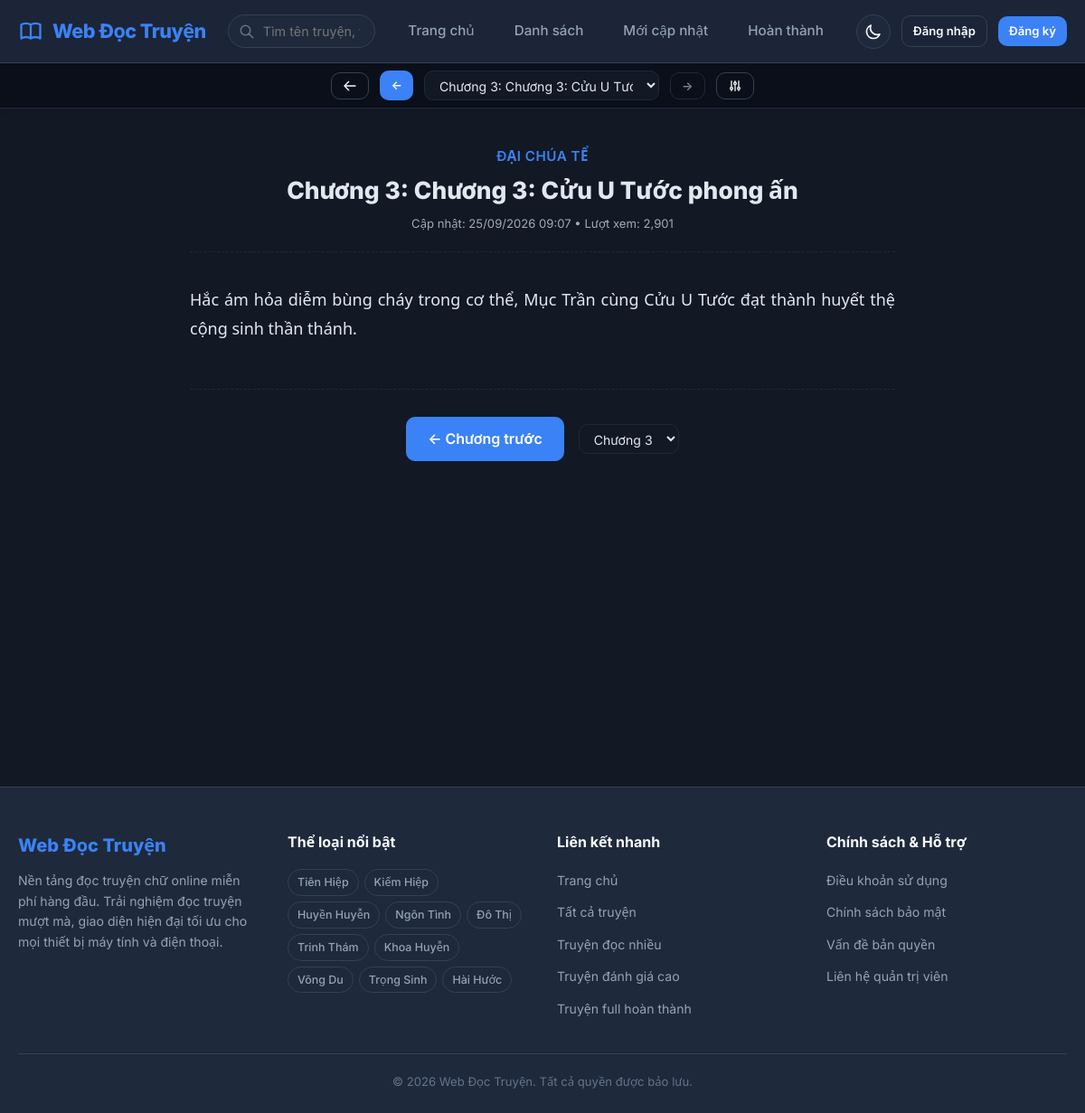
Screenshot of /stories/dai-chua-te/chapter/chuong-3-cuu-u-tuoc-phong-an with the database file from the repository.
### tables this page shows
CREATE TABLE IF NOT EXISTS `chapters` (
    `id` INT AUTO_INCREMENT PRIMARY KEY,
    `story_id` INT NOT NULL,
    `chapter_number` FLOAT NOT NULL,
    `title` VARCHAR(255) NOT NULL,
    `slug` VARCHAR(280) NOT NULL,
    `content` LONGTEXT NOT NULL,
    `views_count` INT UNSIGNED DEFAULT 0,
    `status` ENUM('published', 'draft') DEFAULT 'published',
    `created_at` TIMESTAMP DEFAULT CURRENT_TIMESTAMP,
    `updated_at` TIMESTAMP DEFAULT CURRENT_TIMESTAMP ON UPDATE CURRENT_TIMESTAMP,
    UNIQUE KEY `uk_story_chapter_num` (`story_id`, `chapter_number`),
    UNIQUE KEY `uk_story_chapter_slug` (`story_id`, `slug`),
    CONSTRAINT `fk_chapters_story` FOREIGN KEY (`story_id`) REFERENCES `stories`(`id`) ON DELETE CASCADE,
    INDEX `idx_chapter_order` (`story_id`, `chapter_number`)
);

CREATE TABLE IF NOT EXISTS `stories` (
    `id` INT AUTO_INCREMENT PRIMARY KEY,
    `author_id` INT NULL,
    `title` VARCHAR(255) NOT NULL,
    `slug` VARCHAR(280) NOT NULL UNIQUE,
    `description` LONGTEXT NOT NULL,
    `cover_image` VARCHAR(255) DEFAULT 'default-cover.jpg',
    `status` ENUM('updating', 'completed', 'paused') DEFAULT 'updating',
    `views_count` INT UNSIGNED DEFAULT 0,
    `rating_avg` DECIMAL(3, 2) DEFAULT 0.00,
    `rating_count` INT UNSIGNED DEFAULT 0,
    `created_at` TIMESTAMP DEFAULT CURRENT_TIMESTAMP,
    `updated_at` TIMESTAMP DEFAULT CURRENT_TIMESTAMP ON UPDATE CURRENT_TIMESTAMP,
    CONSTRAINT `fk_stories_author` FOREIGN KEY (`author_id`) REFERENCES `authors`(`id`) ON DELETE SET NULL,
    INDEX `idx_stories_views` (`views_count`),
    INDEX `idx_stories_rating` (`rating_avg`),
    INDEX `idx_stories_status` (`status`),
    INDEX `idx_stories_updated` (`updated_at`)
);

CREATE TABLE IF NOT EXISTS `categories` (
    `id` INT AUTO_INCREMENT PRIMARY KEY,
    `name` VARCHAR(100) NOT NULL UNIQUE,
    `slug` VARCHAR(120) NOT NULL UNIQUE,
    `description` TEXT NULL,
    `created_at` TIMESTAMP DEFAULT CURRENT_TIMESTAMP
);

### public/views/reader.php (the view, shortened to what the rows shown need)
<?php
$storySlug = $storySlug ?? ($_GET['storySlug'] ?? '');
$chapterSlug = $chapterSlug ?? ($_GET['chapterSlug'] ?? '');
$chapterModel = new Chapter();
$chapter = $chapterModel->getChapterForReading($storySlug, $chapterSlug);
require_once __DIR__ . '/layouts/header.php';
?>
<div class="reader-page">
    <div class="reader-controls-bar">
        <a href="<?= APP_URL ?>/stories/<?= $chapter['story_slug'] ?>" class="btn btn-sm btn-outline" title="Về trang giới thiệu truyện">
            <svg style="width:16px;height:16px;" fill="none" viewBox="0 0 24 24" stroke="currentColor">
                <path stroke-linecap="round" stroke-linejoin="round" stroke-width="2" d="M10 19l-7-7m0 0l7-7m-7 7h18" />
            </svg>
        </a>
        <?php if ($chapter['prev']): ?>
            <a id="prev-chapter-btn" href="<?= APP_URL ?>/stories/<?= $chapter['story_slug'] ?>/chapter/<?= $chapter['prev']['slug'] ?>" class="btn btn-sm btn-primary" title="Phím tắt: Mũi tên trái">
                &larr; <span style="display:none; @media(min-width:640px){display:inline;}">Chương trước</span>
            </a>
        <?php else: ?>
            <button class="btn btn-sm btn-outline" disabled style="opacity:0.5; cursor:not-allowed;">&larr;</button>
        <?php endif; ?>
        <select class="chapter-select">
            <?php foreach ($chapter['all_chapters'] as $ch): ?>
                <option value="<?= APP_URL ?>/stories/<?= $chapter['story_slug'] ?>/chapter/<?= $ch['slug'] ?>" <?= ((int)$ch['id'] === (int)$chapter['id']) ? 'selected' : '' ?>>
                    Chương <?= $ch['chapter_number'] ?>: <?= htmlspecialchars($ch['title']) ?>
                </option>
            <?php endforeach; ?>
        </select>
        <?php if ($chapter['next']): ?>
            <a id="next-chapter-btn" href="<?= APP_URL ?>/stories/<?= $chapter['story_slug'] ?>/chapter/<?= $chapter['next']['slug'] ?>" class="btn btn-sm btn-primary" title="Phím tắt: Mũi tên phải">
                <span style="display:none; @media(min-width:640px){display:inline;}">Chương sau</span> &rarr;
            </a>
        <?php else: ?>
            <button class="btn btn-sm btn-outline" disabled style="opacity:0.5; cursor:not-allowed;">&rarr;</button>
        <?php endif; ?>
        <button id="reader-settings-toggle" class="btn btn-sm btn-outline" title="Tùy chỉnh đọc">
            <svg style="width:16px;height:16px;" fill="none" viewBox="0 0 24 24" stroke="currentColor">
                <path stroke-linecap="round" stroke-linejoin="round" stroke-width="2" d="M12 6V4m0 2a2 2 0 100 4m0-4a2 2 0 110 4m-6 8a2 2 0 100-4m0 4a2 2 0 110-4m0 4v2m0-6V4m6 6v10m6-2a2 2 0 100-4m0 4a2 2 0 110-4m0 4v2m0-6V4" />
            </svg>
        </button>
    </div>
    <main class="reader-container reader-width-medium">
        <header class="reader-chapter-title-heading">
            <a href="<?= APP_URL ?>/stories/<?= $chapter['story_slug'] ?>" style="font-size:0.95rem; font-weight:600; color:var(--primary); text-transform:uppercase; letter-spacing:0.5px; display:inline-block; margin-bottom:8px;">
                <?= htmlspecialchars($chapter['story_title']) ?>
            </a>
            <h1>Chương <?= $chapter['chapter_number'] ?>: <?= htmlspecialchars($chapter['title']) ?></h1>
            <div class="reader-meta">
                Cập nhật: <?= date('d/m/Y H:i', strtotime($chapter['created_at'])) ?> &bull; Lượt xem: <?= number_format($chapter['views_count'] + 1) ?>
            </div>
        </header>
        <article class="reader-content font-sans-serif" style="font-size: 18px; line-height: 1.8;">
            <?= $chapter['content'] ?>
        </article>
        <div class="reader-footer-nav">
            <?php if ($chapter['prev']): ?>
                <a href="<?= APP_URL ?>/stories/<?= $chapter['story_slug'] ?>/chapter/<?= $chapter['prev']['slug'] ?>" class="btn btn-primary btn-lg">
                    &larr; Chương trước
                </a>
            <?php endif; ?>
            <select class="chapter-select" style="max-width:200px;">
                <?php foreach ($chapter['all_chapters'] as $ch): ?>
                    <option value="<?= APP_URL ?>/stories/<?= $chapter['story_slug'] ?>/chapter/<?= $ch['slug'] ?>" <?= ((int)$ch['id'] === (int)$chapter['id']) ? 'selected' : '' ?>>
                        Chương <?= $ch['chapter_number'] ?>
                    </option>
                <?php endforeach; ?>
            </select>
        </div>
    </main>
</div>
<?php require_once __DIR__ . '/layouts/footer.php'; ?>

### app/core/Router.php (shortened to what the rows shown need)
<?php
class Router {
    private array $routes = [];
    private function addRoute(string $method, string $path, array|callable|string $handler): void {
        $pattern = preg_replace('/\/:([^\/]+)/', '/(?P<$1>[^/]+)', $path);
        $pattern = '#^' . $pattern . '$#';
        $this->routes[] = [
            'method'  => $method,
            'path'    => $path,
            'pattern' => $pattern,
            'handler' => $handler
        ];
    }
    public function dispatch(): void {
        $uri = parse_url($_SERVER['REQUEST_URI'], PHP_URL_PATH);
        $method = $_SERVER['REQUEST_METHOD'] ?? 'GET';
        if (defined('APP_URL')) {
            $appPath = parse_url(APP_URL, PHP_URL_PATH);
            if (!empty($appPath) && $appPath !== '/' && stripos($uri, $appPath) === 0) {
                $uri = substr($uri, strlen($appPath));
            }
        }
        $uri = '/' . trim($uri, '/');
        foreach ($this->routes as $route) {
            if ($route['method'] !== 'ANY' && $route['method'] !== $method) {
                continue;
            }
            if (preg_match($route['pattern'], $uri, $matches)) {
                $params = [];
                foreach ($matches as $key => $value) {
                    if (is_string($key)) {
                        $params[$key] = urldecode($value);
                    }
                }
                $handler = $route['handler'];
                if (is_string($handler)) {
                    extract($params);
                    $viewFile = PUBLIC_PATH . "/views/{$handler}.php";
                    if (file_exists($viewFile)) {
                        require_once $viewFile;
                        return;
                    }
                }
            }
        }
    }
}

### public/views/layouts/footer.php (shortened to what the rows shown need)
<?php
$footerCategories = (new Category())->all('id ASC');
?>
<footer class="site-footer">
    <div class="container">
        <div class="footer-grid">
            <div>
                <div class="footer-brand"><?= APP_NAME ?></div>
                <p class="footer-desc">
                    Nền tảng đọc truyện chữ online miễn phí hàng đầu. Trải nghiệm đọc truyện mượt mà, giao diện hiện đại tối ưu cho mọi thiết bị máy tính và điện thoại.
                </p>
            </div>
            <div>
                <div class="footer-title">Thể loại nổi bật</div>
                <div style="display:flex; flex-wrap:wrap; gap:6px;">
                    <?php foreach (array_slice($footerCategories, 0, 10) as $cat): ?>
                        <a href="<?= APP_URL ?>/stories?category=<?= $cat['slug'] ?>" class="filter-tag" style="font-size:0.78rem; padding:4px 10px;">
                            <?= htmlspecialchars($cat['name']) ?>
                        </a>
                    <?php endforeach; ?>
                </div>
            </div>
            <div>
                <div class="footer-title">Liên kết nhanh</div>
                <ul class="footer-links">
                    <li><a href="<?= APP_URL ?>" class="footer-link">Trang chủ</a></li>
                    <li><a href="<?= APP_URL ?>/stories" class="footer-link">Tất cả truyện</a></li>
                    <li><a href="<?= APP_URL ?>/stories?sort=views" class="footer-link">Truyện đọc nhiều</a></li>
                    <li><a href="<?= APP_URL ?>/stories?sort=rating" class="footer-link">Truyện đánh giá cao</a></li>
                    <li><a href="<?= APP_URL ?>/stories?status=completed" class="footer-link">Truyện full hoàn thành</a></li>
                </ul>
            </div>
            <div>
                <div class="footer-title">Chính sách & Hỗ trợ</div>
                <ul class="footer-links">
                    <li><a href="#" class="footer-link">Điều khoản sử dụng</a></li>
                    <li><a href="#" class="footer-link">Chính sách bảo mật</a></li>
                    <li><a href="#" class="footer-link">Vấn đề bản quyền</a></li>
                    <li><a href="#" class="footer-link">Liên hệ quản trị viên</a></li>
                </ul>
            </div>
        </div>
        <div class="footer-bottom">
            <p>&copy; <?= date('Y') ?> <?= APP_NAME ?>. Tất cả quyền được bảo lưu.</p>
        </div>
    </div>
</footer>
</body>
</html>

### rows the page displays
chapters: story.title "ĐẠI CHÚA TỂ", chapter_number "3", title "Chương 3: Cửu U Tước phong ấn", created_at "25/09/2026 09:07", $chapter['views_count'] + 1 "2,901", content "Hắc ám hỏa diễm bùng cháy trong cơ thể, Mục Trần cùng Cửu U Tước đạt thành huyết thệ cộng sinh thần thánh."
categories: name "Tiên Hiệp"
categories: name "Kiếm Hiệp"
categories: name "Huyền Huyễn"
categories: name "Ngôn Tình"
categories: name "Đô Thị"
categories: name "Trinh Thám"
categories: name "Khoa Huyễn"
categories: name "Võng Du"
categories: name "Trọng Sinh"
categories: name "Hài Hước"
